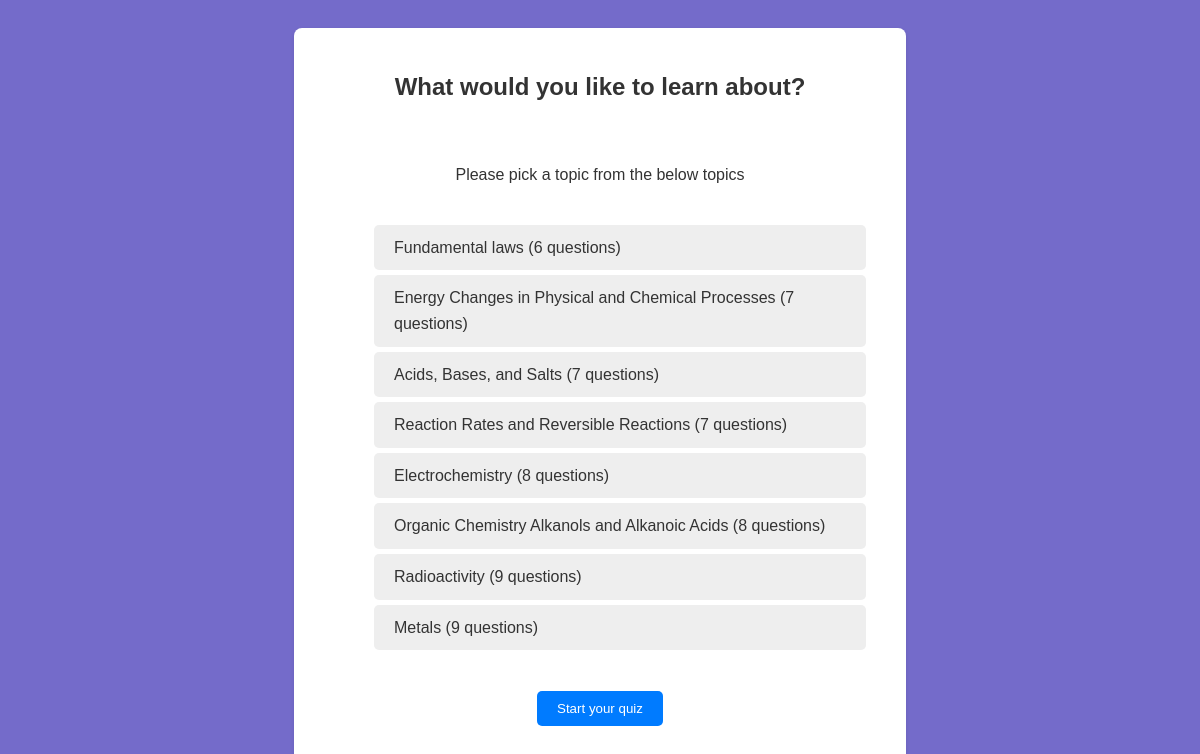
The page /sim/ on the database its author committed.
### sim/models.py (models this page shows)
class Quiz(models.Model):
  name = models.CharField(max_length=300)

### sim/views.py (the view)
# urls.py: path('', views.start_quiz_view, name='start'),
def start_quiz_view(request) -> HttpResponse:
  topics = Quiz.objects.all().annotate(questions_count=Count('question'))
  return render(
    request, 'start.html', context={'topics': topics}
  )

### templates/start.html (shortened to what this page needs)
<!DOCTYPE html>
<html lang="en">
<head>
</head>
<body>
<form id="topic-container" hx-post="{% url 'get-questions' %}/start">
  <h2 id="heading-text">
    What would you like to learn about?
  </h2>
  <div id="topic-list">
    <p>Please pick a topic from the below topics</p>
    <ol style="list-style-type: none;">
      {% for topic in topics %}
      <li class="option">
        <label for="topic-{{ forloop.counter0 }}">{{ topic.name }} ({{ topic.questions_count }} questions)</label>
      </li>
      {% endfor %}
    </ol>
    <button class="btn" type="submit">Start your quiz</button>
  </div>
</form>
</body>
</html>

### templates/start.html (style rules this page uses)
body { font-family: 'Arial', sans-serif; background-color: #746bca; color: #333; line-height: 1.6; padding: 20px; }
#topic-container { background-color: #fff; padding: 20px; border-radius: 8px; box-shadow: 0 2px 4px rgba(0,0,0,0.1); margin: auto; width: 50%; }
#topic-list { justify-content: center; display: flex; flex-direction: column; align-items: center; padding: 20px; }
.option { border-radius: 10px; }
.option label { display: block; padding: 10px 20px; background-color: #eeeeee; border-radius: 5px; margin: 5px 0; cursor: pointer; transition: background-color 0.3s; }
#heading-text { text-align: center; }
.btn { background-color: #007bff; color: #fff; border: none; padding: 10px 20px; border-radius: 5px; cursor: pointer; transition: background-color 0.3s ease-out; display: block; margin: 20px auto; }

### rows shown on the page
Quiz: name "Fundamental laws", questions_count "6"
Quiz: name "Energy Changes in Physical and Chemical Processes", questions_count "7"
Quiz: name "Acids, Bases, and Salts", questions_count "7"
Quiz: name "Reaction Rates and Reversible Reactions", questions_count "7"
Quiz: name "Electrochemistry", questions_count "8"
Quiz: name "Organic Chemistry Alkanols and Alkanoic Acids", questions_count "8"
Quiz: name "Radioactivity", questions_count "9"
Quiz: name "Metals", questions_count "9"
